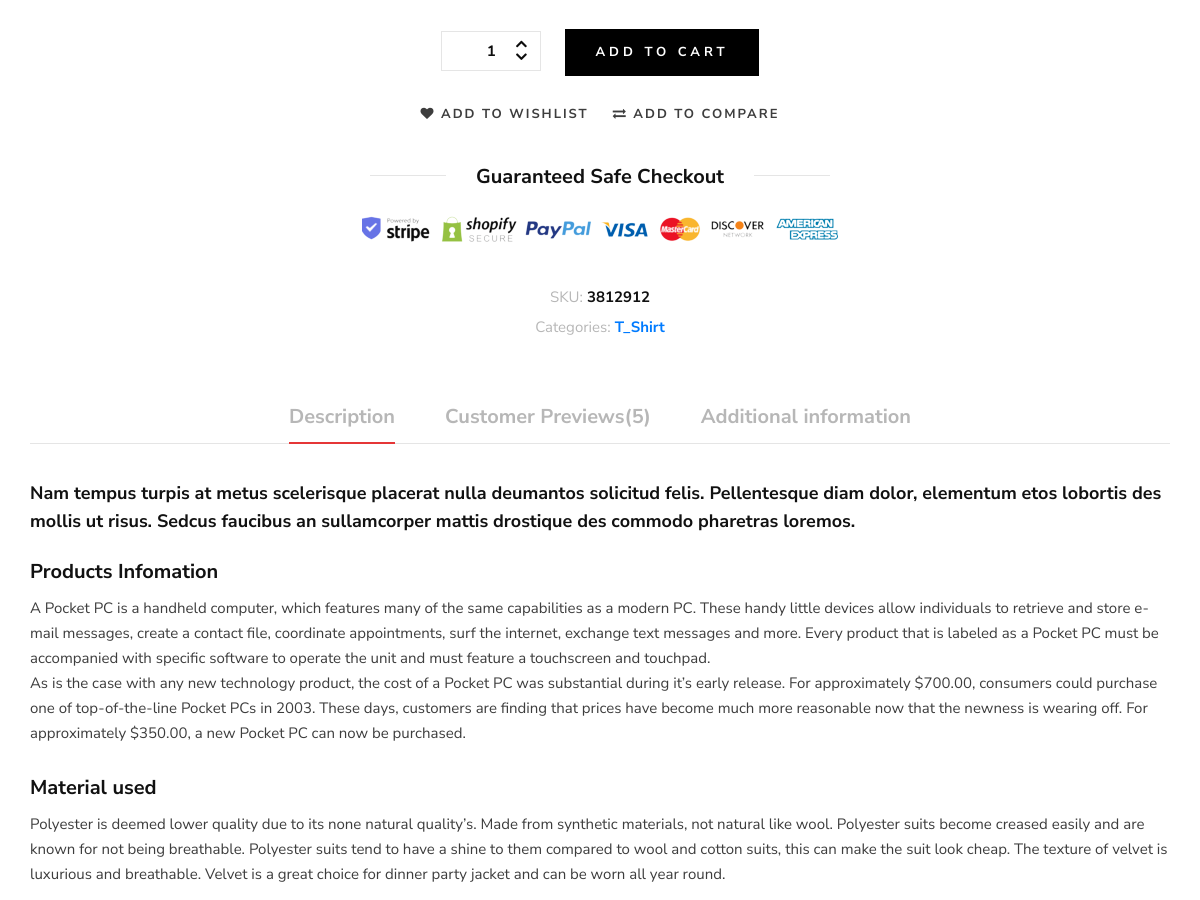
The page /store/category/t_shirt/round-t_shirt/ (middle part) on the database as committed earlier.
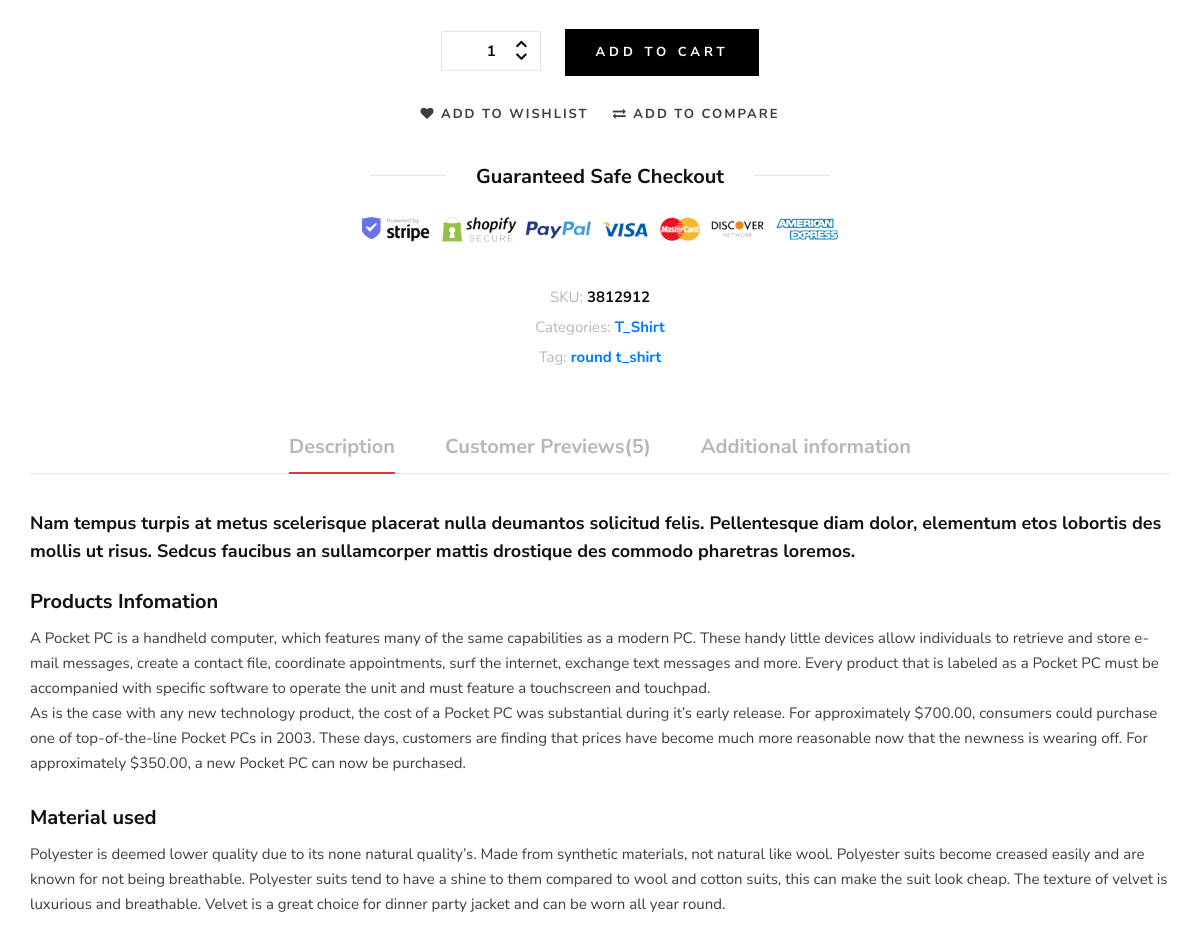
The same page on the database as committed later.
### store/views.py (the view)
# urls.py: path('category/<slug:category_slug>/<slug:product_slug>/',views.product_detail ,name='product_detail'),
def product_detail(request , category_slug , product_slug):
    try:
        single_product = Product.objects.get(category__slug=category_slug, slug=product_slug)
        related = Product.objects.filter(category=single_product.category)
    except Exception as e:
        raise e
    context = {
        'single_product': single_product,
        'related':related,
    }
    return render(request , 'product/product_detail.html', context)

### category/category_context.py (called while the page is built)
def menu_links(request):
    links = Category.objects.all().annotate(products_count=Count('product'))[:10]
    return dict(links=links)

### category/models.py (called while the page is built)
    def get_url(self):
        return reverse('product_by_category',args=[self.slug])

    def __str__(self):
        return str(self.category_name)

### store/models.py (called while the page is built)
    def get_absolute_url(self):
        return reverse("product_detail", args=[self.category.slug ,self.slug])

    def __str__(self):
        return self.name

### store/templates/product/product_detail.html (shortened to what the changed rows need)
{% extends "base.html" %}
{% load static %}
{% block content %}
<section class="shop-details">
    <div class="product__details__content">
        <div class="container">
            <div class="row d-flex justify-content-center">
                <div class="col-lg-8">
                    <div class="product__details__text">
                        <div class="product__details__last__option">
                            <ul>
                                {% if single_product.tags.all %}
                                <li><span>Tag:</span> {% for tag in single_product.tags.all %}<a href="{% url 'product_by_tags' tag %}">{{tag}}</a> {% endfor %}</li>
                                {% endif %}
                            </ul>
                        </div>
                    </div>
                </div>
            </div>
        </div>
    </div>
</section>
{% endblock content %}

Rows that differ between the two databases and show on the page:
added Tag: name "round"
added Tag: name "t_shirt"
Other text that changed with them:
text now shown: "Tag:"
